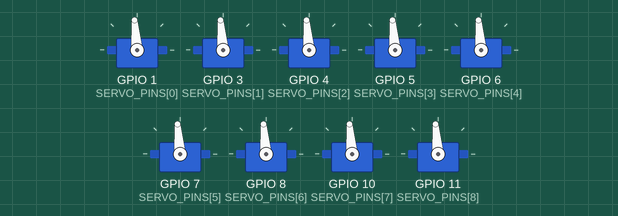
The sketch below on a simulated ESP32-S3. Parts: 9 × servo. What the sketch prints to the serial monitor is not drawn.

Above: at 2.55 s.
At 4.9 s:
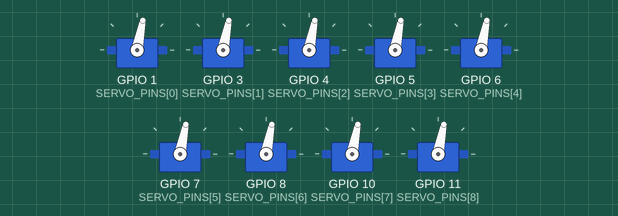
Timing chart, 0 to 10.3 s (numbered marks = the images above):
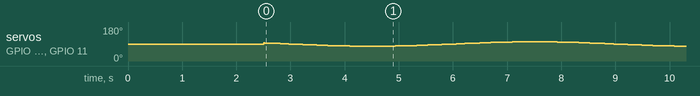

The sketch:

polyp_3x3_sway_v1_2.ino
```cpp
/*
 * PROJECT: Polyp (notwled servo console)
 * DEVICE:  3x3 rig, gentle synchronized sway test, ESP32-S3 SuperMini
 *
 * v1.2: pin remap only, motion code unchanged from v1.1. GPIO9 (servo8)
 * was confirmed faulty on 2026-09-09 (wiring tested good, diagnostic sketch
 * showed everything else attaching fine, servo itself dead). Retiring
 * GPIO9 rather than trusting it, shifted the last two servos one slot
 * along the pin pool instead:
 *   servo8: GPIO9  -> GPIO10
 *   servo9: GPIO10 -> GPIO11
 * GPIO11 is safe on the SuperMini (it's in the confirmed-usable GPIO1-13
 * pool, just unused until now, it doubles as native FSPI MOSI but nothing
 * here uses SPI so that's not a conflict).
 *
 * On the persistent jerkiness (v1.0/v1.1, still visible after switching to
 * float-precision microsecond writes and after ruling out power sag, 5V
 * 40A supply confirmed on 2026-09-09): the "10-11 discrete jabs" across
 * the sway most likely means the SG92R's own internal position resolution
 * is the bottleneck now, not the PWM signal, cheap analog servos commonly
 * can't track a slow continuously-moving target smoothly, their pot +
 * comparator loop only resolves roughly 1 degree steps. Software is
 * already sending sub-degree precision, there isn't more headroom here,
 * this would need finer-resolution/digital servos to actually fix.
 *
 * WIRING: GPIO 1,3,4,5,6,7,8,10,11 -> servo 1..9. GPIO2 and now GPIO9
 * deliberately unused.
 */

#include <ESP32Servo.h>

#define VERSION "1.2"

// ---------------- CONFIG ----------------

const int SERVO_PINS[9] = {1, 3, 4, 5, 6, 7, 8, 10, 11}; // servo8->GPIO10, servo9->GPIO11

const float SHAFT_TO_TIP_CM = 25.0;
const float TIP_SWAY_CM     = 5.0;

const int CENTER_DEG = 90;
const float SWAY_PERIOD_S = 6.0;

const int MIN_US = 500, MAX_US = 2400;

float angleTrim[9] = {0, 0, 0, 0, 0, 0, 0, 0, 0};

const int UPDATE_HZ = 50;
const unsigned long ARM_DELAY_MS = 1000;

// -----------------------------------------

Servo servos[9];
float swingDeg;

int degToUs(float deg) {
  deg = constrain(deg, 0.0, 180.0);
  return (int)round(MIN_US + (deg / 180.0) * (MAX_US - MIN_US));
}

void setup() {
  Serial.begin(115200);
  delay(1500);

  swingDeg = degrees(asin(TIP_SWAY_CM / SHAFT_TO_TIP_CM));
  Serial.printf("Polyp 3x3 sway test, firmware v%s\n", VERSION);
  Serial.printf(
    "tip sway target %.1fcm at %.1fcm horn length -> +/-%.2f degrees\n",
    TIP_SWAY_CM, SHAFT_TO_TIP_CM, swingDeg
  );

  ESP32PWM::allocateTimer(0);
  ESP32PWM::allocateTimer(1);
  ESP32PWM::allocateTimer(2);
  ESP32PWM::allocateTimer(3);

  Serial.println("Standing up to 90 degrees...");
  for (int i = 0; i < 9; i++) {
    servos[i].setPeriodHertz(UPDATE_HZ);
    servos[i].attach(SERVO_PINS[i], MIN_US, MAX_US);
    servos[i].writeMicroseconds(degToUs(CENTER_DEG + angleTrim[i]));
  }

  delay(ARM_DELAY_MS);
  Serial.println("Swaying.");
}

void loop() {
  float t = millis() / 1000.0;
  float phase = (2.0 * PI / SWAY_PERIOD_S) * t;
  float angleDeg = CENTER_DEG + swingDeg * sin(phase);

  for (int i = 0; i < 9; i++) {
    servos[i].writeMicroseconds(degToUs(angleDeg + angleTrim[i]));
  }

  delay(1000 / UPDATE_HZ);
}
```
